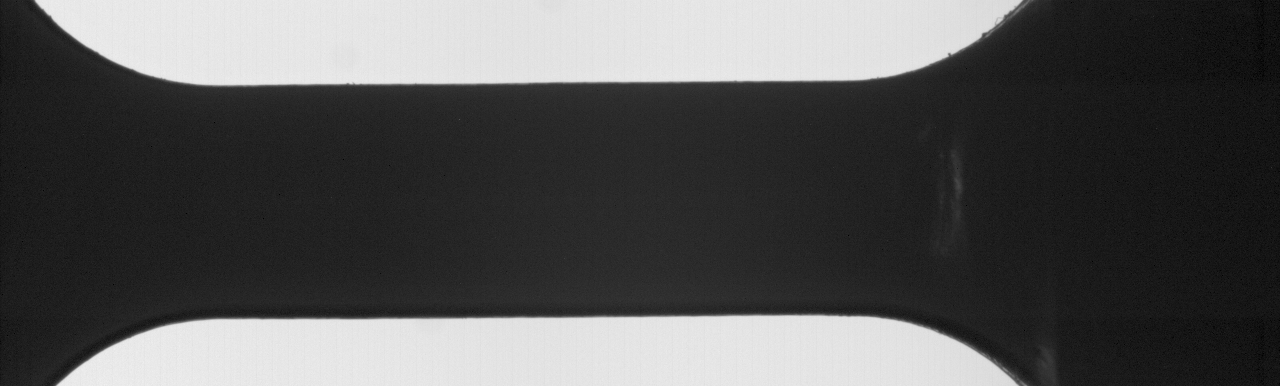
#> input picture sample/frame_000001.png, 1280 x 386 px
$ python -i Silhouette.py   (imports and definitions only)
#> lines starting #> are read from the running program, lines starting #| are printed output that depends on the picture; after the words box and inside, x2 and y2 are one past the last pixel; in counts of white or black regions, pixels touching at a corner belong together
### circle_fit.py
import numpy as np
from scipy import optimize
from matplotlib import pyplot as plt, cm, colors
from math import sqrt, pi

# [13 lines left out: functions calc_R, f, not called in this run]

def sigma(coords, x, y, r):
    """Computes Sigma for circle fit."""
    dx, dy, sum_ = 0., 0., 0.

    for i in range(len(coords)):
        dx = coords[i][1] - x
        dy = coords[i][0] - y
        sum_ += (sqrt(dx*dx+dy*dy) - r)**2
    return sqrt(sum_)/len(coords)

def hyper_fit(coords, IterMax=99, verbose=False):
    """
    Fits coords to circle using hyperfit algorithm.

    Inputs:
        - coords, list or numpy array with len>2 of the form:
        [
    [x_coord, y_coord],
    ...,
    [x_coord, y_coord]
    ]
        or numpy array of shape (n, 2)

    Outputs:

        - xc : x-coordinate of solution center (float)
        - yc : y-coordinate of solution center (float)
        - R : Radius of solution (float)
        - residu : s, sigma - variance of data wrt solution (float)

    """
    X, X = None, None
    if isinstance(coords, np.ndarray):
        X = coords[:, 0]
        Y = coords[:, 1]
    elif isinstance(coords, list):
        X = np.array([x[0] for x in coords])
        Y = np.array([x[1] for x in coords])
    else:
        raise Exception("Parameter 'coords' is an unsupported type: " + str(type(coords)))

    n = X.shape[0]

    Xi = X - X.mean()
    Yi = Y - Y.mean()
    Zi = Xi*Xi + Yi*Yi

    #compute moments
    Mxy = (Xi*Yi).sum()/n
    Mxx = (Xi*Xi).sum()/n
    Myy = (Yi*Yi).sum()/n
    Mxz = (Xi*Zi).sum()/n
    Myz = (Yi*Zi).sum()/n
    Mzz = (Zi*Zi).sum()/n

    #computing the coefficients of characteristic polynomial
    Mz = Mxx + Myy
    Cov_xy = Mxx*Myy - Mxy*Mxy
    Var_z = Mzz - Mz*Mz

    A2 = 4*Cov_xy - 3*Mz*Mz - Mzz
    A1 = Var_z*Mz + 4.*Cov_xy*Mz - Mxz*Mxz - Myz*Myz
    A0 = Mxz*(Mxz*Myy - Myz*Mxy) + Myz*(Myz*Mxx - Mxz*Mxy) - Var_z*Cov_xy
    A22 = A2 + A2

    #finding the root of the characteristic polynomial
    y = A0
    x = 0.
    for i in range(IterMax):
        Dy = A1 + x*(A22 + 16.*x*x)
        xnew = x - y/Dy
        if xnew == x or not np.isfinite(xnew):
            break
        ynew = A0 + xnew*(A1 + xnew*(A2 + 4.*xnew*xnew))
        if abs(ynew)>=abs(y):
            break
        x, y = xnew, ynew

    det = x*x - x*Mz + Cov_xy
    Xcenter = (Mxz*(Myy - x) - Myz*Mxy)/det/2.
    Ycenter = (Myz*(Mxx - x) - Mxz*Mxy)/det/2.

    x = Xcenter + X.mean()
    y = Ycenter + Y.mean()
    r = sqrt(abs(Xcenter**2 + Ycenter**2 + Mz))
    s = sigma(coords,x,y,r)
    iter_ = i
    if verbose:
        print('Regression complete in {} iterations.'.format(iter_))
        print('Sigma computed: ', s)
    return x, y, r, s

# [73 lines left out: functions least_squares_circle, plot_data_circle, not called in this run]

### Silhouette.py
# -*- coding: utf-8 -*-
"""
Created on Thu Mar  5 01:39:51 2020

@author: gcg
"""
import numpy as np
import matplotlib.pyplot as plt
from skimage import feature, io
from skimage.color import rgb2gray
from skimage.util import img_as_ubyte
from scipy import interpolate, optimize
import cv2
import triaxiality

class Silhouette():
    def __init__(self, filename, plot=False, transpose=False):
        self.filename = filename
        self.transpose = transpose
        self.read_image()
#> in read_image, im is the input picture: shape (386, 1280); min 0, max 240, mean 85
#| image dtype:  uint8 image shape:  (386, 1280)
#| image range: min=0, max=240
#> in read_image, `th, im2 = cv2.threshold(im, t1, 255, cv2.THRESH_OTSU)`:
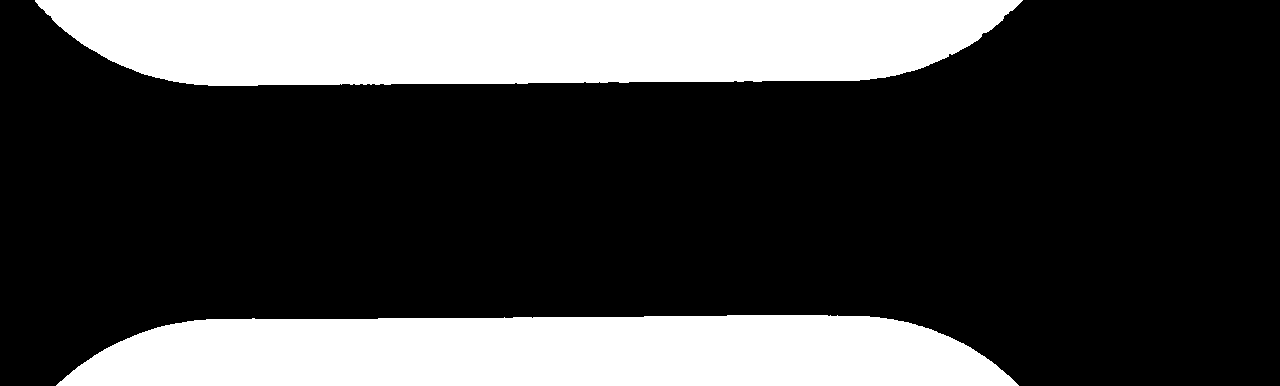
#> im2: shape (386, 1280); 26.8% white; 2 white regions, box (x1, y1, x2, y2) and area: (35, 0, 1023, 86) 73125, (56, 315, 1019, 386) 59149
#> in read_image, `th, im2 = cv2.threshold(im, t1, 255, cv2.THRESH_OTSU)`: th = 130
        self.cannyTransform()
        #self.find_contour_points()
        self.find_edges()

        #plt.imshow(self.edges)
        #plt.show()


        self.find_minimum_distance()
        self.curvature_valid = False
        self.find_neck_curvature()

        self.status = True

        #print("triaxiality: ", triaxiality.triax_function(self.diameter, self.notch_radius))

        if plot and self.status == True:

            plt.figure(figsize=(8,8))
            ax = plt.subplot(aspect='equal')


            if self.curvature_valid:
                circle1 = plt.Circle(self.circle_center_up, self.notch_radius_up, color='g', fill=False)
                circle2 = plt.Circle(self.circle_center_lo, self.notch_radius_lo, color='r', fill=False)
                ax.add_artist(circle1)
                ax.add_artist(circle2)

            #ax.annotate('double-headed arrow', xy=(0.45,0.5), xytext=(0.01,0.5),
            self.edge_bot_pts - self.edge_top_pts
            #ax.annotate(s='', xy=(self.neck_location, self.edge_top_spline(self.neck_location)),
            #             xytext=(self.neck_location,self.edge_bot_spline(self.neck_location)), arrowprops=dict(arrowstyle='<->'))


            ax.imshow(self.edges, cmap=plt.get_cmap('binary'))
            # [11 lines of commented-out code are left out]
            plt.show()


    def remove_small_objects(self, img):
        #find all your connected components (white blobs in your image)

        nb_components, output, stats, centroids = cv2.connectedComponentsWithStats(img, connectivity=8)
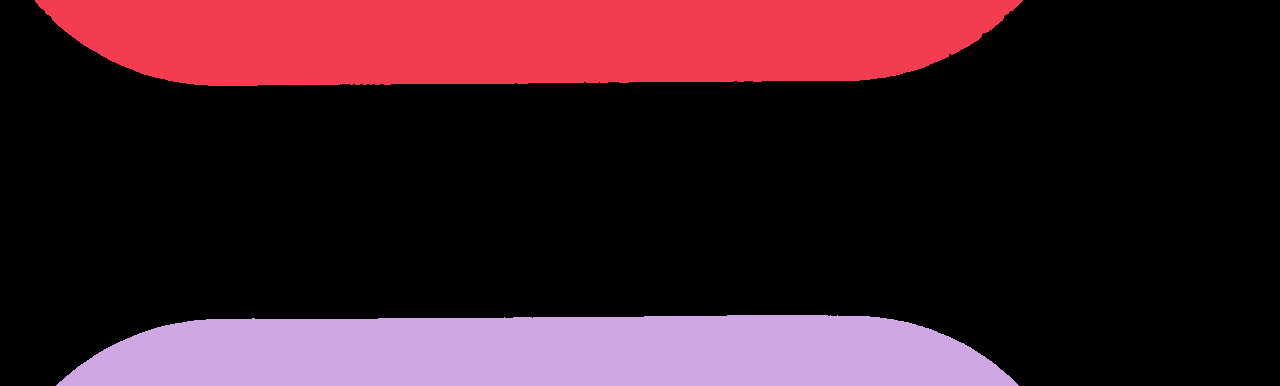
#> output: shape (386, 1280) int32; 3 distinct labels, from 0 to 2; one colour per label, 0 black
#> nb_components = 3; stats = [[0, 0, 1280, 386, 361806], [35, 0, 988, 86, 73125], [56, 315, 963, 71, 59149]]; centroids = [[679, 197.3], [522.9, 38.95], [542, 352.8]]
        #connectedComponentswithStats yields every seperated component with information on each of them, such as size
        #the following part is just taking out the background which is also considered a component, but most of the time we don't want that.
        sizes = stats[1:, -1]; nb_components = nb_components - 1
#> after `sizes = stats[1:, -1]`: sizes = [73125, 59149]
#> after `nb_components = nb_components - 1`: nb_components = 2

        # minimum size of particles we want to keep (number of pixels)
        #here, it's a fixed value, but you can set it as you want, eg the mean of the sizes or whatever
        min_size = 200

        #your answer image
        img2 = np.zeros((output.shape))
        #for every component in the image, you keep it only if it's above min_size
        for i in range(0, nb_components):
            if sizes[i] >= min_size:
                img2[output == i + 1] = 255
        #cv2.imshow("Biggest component", img2)
        #cv2.waitKey()
        return img2

    def cannyTransform(self):

        #th, im_bin = cv2.threshold(self.im, 128, 255, cv2.THRESH_OTSU)


        low = 0.19 * self.im.max()
#> low = 48.45
        high = 0.79 * self.im.max()
#> high = 201.5
        sigma = 5


        #
        #self.im = self.remove_small_objects(self.im)
        #cv2.imshow("Biggest component", self.im)
        #cv2.waitKey()


        self.edges = cv2.Canny(self.im, low, high, sigma)
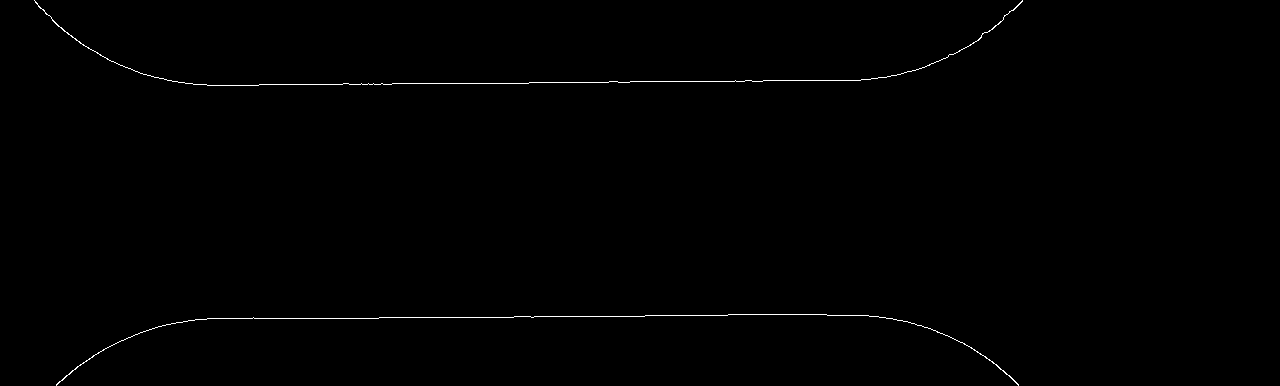
#> self.edges: shape (386, 1280); 0.42% white in thin lines or dots, all inside (x1, y1, x2, y2) = (34, 0, 1023, 386)
        #self.edges = self.remove_small_objects(self.edges)


    def read_image(self):
        im = io.imread(self.filename)

        if (len(np.shape(im)) == 3): # this is a color image, convert to gray
            #print ("length of shape:", len(np.shape(im)))
            im = rgb2gray(im)

        im = img_as_ubyte(im) # for the opencv canny edge detecter we need an 8-bit image, so convert

        if self.transpose:
            print("* TRANSPOSING IMAGE AS REQUESTED IN CONSTRAIN.INI *")
            im = im.T

        self.ny, self.nx = im.shape
        self.x = np.arange(self.nx)
        self.y = np.arange(self.ny)
        print("image dtype: ", im.dtype, "image shape: ", im.shape)
        print("image range: min=%g, max=%g" % (im.min(), im.max()))


        if True:
            # remove small features -- dust
            t1 = 128
            th, im2 = cv2.threshold(im, t1, 255, cv2.THRESH_OTSU)
            im2 = self.remove_small_objects(im2)
            im2 = img_as_ubyte(im2/255.0)
            #print("*** image dtype: ", im.dtype, "image shape: ", im2.shape)
            #print("*** image range: min=%g, max=%g" % (im2.min(), im2.max()))
            im = im2


        self.im = im


    # [45 lines left out: function find_notch_radius_with_points_SAVE, not called in this run]

    def find_notch_radius_with_points(self, center, points):
        """ determine curvature around the necking point
        Here: using the Hyperfit function and the raw edge
        locations determined in function find_edges()"""
        import circle_fit

        all_x, all_y = points[:,0], points[:,1] # entire edge

        stencil = int(0.45*self.diameter)

        #print("### diameter", self.diameter)
        #print("stencil", stencil)
        #print("center: ", center)
        lower_cutoff = center - stencil
        upper_cutoff = center + stencil
        #print("lower cutoff: ", lower_cutoff)
        #print("upper cutoff: ", upper_cutoff)

        import sys
        np.set_printoptions(threshold=sys.maxsize)
        #print("all_x", all_x)
        indices = np.where((all_x > lower_cutoff) & (all_x < upper_cutoff))
        #print("indices:", indices)
        x = all_x[indices]
        y = all_y[indices]
        #print("x: ", x)

        #sys.exit()

        if len(x) < 0.25*stencil: # not enough data, failing
            print("@@@ stencil too small")
            return None, None, None
        else: # we have enough data to carry on
            pts = np.column_stack((x,y))
            xc, yc, radius, sigma = circle_fit.hyper_fit(pts)

        import math
        if math.isnan(radius) or math.isnan(xc) or math.isnan(yc) or math.isnan(sigma):
            return None, None, None

        return radius, sigma, np.asarray((xc,yc))


    # [38 lines left out: functions find_spline_curvature, find_notch_radius_with_spline, not called in this run]

    def find_neck_curvature(self):
        """ determine average curvature of upper and lower necks """

        # --- compute neck radii with canny-edge points and hyperfit:
        #plt.plot(self.top_px[:,0], self.top_px[:,1])
        #plt.plot(self.bot_px[:,0], self.bot_px[:,1])
        #plt.show()
        self.notch_radius_up, self.sigma_up, self.circle_center_up = \
            self.find_notch_radius_with_points(self.neck_location, self.top_px)

        self.notch_radius_lo, self.sigma_lo, self.circle_center_lo = \
            self.find_notch_radius_with_points(self.neck_location, self.bot_px)

        # [9 lines of commented-out code are left out]
        self.curvature_valid = True
        if self.notch_radius_up == None:
            print("upper notch radius is invalid")
            self.curvature_valid = False
        if self.notch_radius_lo == None:
            print("lower notch radius is invalid")
            self.curvature_valid = False

        #if abs(self.sigma_up) > 5*abs(self.notch_radius_up) or \
        #    abs(self.sigma_lo) > 5*abs(self.notch_radius_lo):
        #        print("notch uncertainty is too large, disabling notch")
        #        self.curvature_valid = False

        if self.curvature_valid:
            #print("@", self.circle_center_lo[1] , self.bot_px[self.neck_location][0])
            if self.circle_center_lo[1] < self.edge_bot_pts[self.neck_location]:
                print("lower edge: circle center on wrong side")
                print("neck location: ", self.neck_location)
                print("circle center: ", self.circle_center_lo)
                self.curvature_valid = False
            if self.circle_center_up[1] > self.edge_top_pts[self.neck_location]:
                print("upper edge: circle center on wrong side")
                print("neck location: ", self.neck_location)
                print("circle center: ", self.circle_center_up)
                self.curvature_valid = False

        if not self.curvature_valid:
            print("******** neck curvature detection failed *********")
            self.notch_radius = None
            self.notch_sigma = None
            return


        print("upper neck radius: %6.1f +- %6.1f  (%3.1f %%)" % (self.notch_radius_up, self.sigma_up, 100*self.sigma_up/self.notch_radius_up))
        print("lower neck radius: %6.1f +- %6.1f  (%3.1f %%)" % (self.notch_radius_lo, self.sigma_lo, 100*self.sigma_lo/self.notch_radius_lo))


        wt_up = 1./(self.sigma_up + 1)
        wt_lo = 1./(self.sigma_lo + 1)

        self.notch_radius = (wt_up * np.abs(self.notch_radius_up) + wt_lo * np.abs(self.notch_radius_lo)) / (wt_up + wt_lo)

        #self.notch_radius = self.notch_radius_up + self.notch_radius_lo)

        #self.notch_radius = 0.5 * (self.notch_radius_up + self.notch_radius_lo)
        self.notch_sigma = np.sqrt(self.sigma_up**2 +  self.sigma_lo**2)


    # [42 lines left out: function find_contour_points, not called in this run]


    def find_edges(self):
        """ traverse each column of the Canny edge image and report the transition
        from white to black, starting from below, and the same, starting from the top.
        """

        bot_transitions = []
        top_transitions = []
        centerline = self.ny / 2 # long axis of specimen -- centerline
#> centerline = 193

        for ix in range(self.nx): # columns have index 0

            column = self.edges[:,ix]
            white_pixels = np.argwhere(column[:] > 0)
            if len(white_pixels > 0):

                # look at only those white pixels which are above centerline
                top_white_pixels = np.select([white_pixels[:] < centerline], [white_pixels], default=-1)
                if top_white_pixels[0] > 0:
                    top_transitions.append((ix, top_white_pixels[0][0]))

                # look at only those white pixels which are above centerline
                bot_white_pixels = np.select([white_pixels[:] > centerline], [white_pixels], default=-1)
                if bot_white_pixels[-1] > 0:
                    bot_transitions.append((ix, bot_white_pixels[-1][0]))
#> this loop made 1280 passes
#> (white_pixels, top_white_pixels, bot_white_pixels) on passes 35, 42, 43, 48, 49, 50, 51, 57, 58, 59, 60: ([0], [0], [-1]), ([8], [8], [-1]), ([9], [9], [-1]), ([14], [14], [-1]), ([15], [15], [-1]), ([15], [15], [-1]), ([16], [16], [-1]), ([23, 24, 384, 385], [23, 24, -1, -1], [-1, -1, 384, 385]), ([24, 25, 383, 384], [24, 25, -1, -1], [-1, -1, 383, 384]), ([25, 26, 382, 383], [25, 26, -1, -1], [-1, -1, 382, 383]), ([26, 381, 382], [26, -1, -1], [-1, 381, 382])
#> (top_white_pixels, bot_white_pixels) on passes 36 to 41: ([1, 2], [-1, -1]), ([2, 3], [-1, -1]), ([3, 4], [-1, -1]), ([5, 6], [-1, -1]), ([6, 7], [-1, -1]), ([7, 8], [-1, -1])
#> after the loop, bot_transitions = 963 pairs, first value 56 to 1018, second value 314 to 385; top_transitions = 987 pairs, first value 35 to 1021, second value 1 to 85

        self.bot_px = np.asarray(bot_transitions)
#> self.bot_px has the same summary as bot_transitions
        self.top_px = np.asarray(top_transitions)
#> self.top_px has the same summary as top_transitions
        print("*** len top contour = %d, bot contour = %d" % (len(self.bot_px), len(self.top_px)))
#| *** len top contour = 963, bot contour = 987

        s = self.nx/8
#> s = 160
        self.edge_bot_spline = interpolate.UnivariateSpline(self.bot_px[:,0], self.bot_px[:,1], k=2, s=s, ext=3)
        self.edge_bot_pts = self.edge_bot_spline(self.x)
#> self.edge_bot_pts = 1280 values, max 383.6 at index 0, min 313.9 at index 806, mean 338.5

        self.edge_top_spline = interpolate.UnivariateSpline(self.top_px[:,0], self.top_px[:,1], k=2, s=s, ext=3)
        self.edge_top_pts = self.edge_top_spline(self.x)
#> self.edge_top_pts = 1280 values, max 84.77 at index 220, min 0.79 at index 1021, mean 56.66


    def find_minimum_distance(self):
        """
        find smallest diameter, i.e. that point where the edges come closest
        """
        #assert (len(x1 == len(x2)))

        self.neck_top_x = np.argmax(self.edge_top_pts)
#> self.neck_top_x = 220
        self.neck_top_y = self.edge_top_pts[self.neck_top_x]
#> self.neck_top_y = 84.77

        self.neck_bot_x = np.argmin(self.edge_bot_pts)
#> self.neck_bot_x = 806
        self.neck_bot_y = self.edge_bot_pts[self.neck_bot_x]
#> self.neck_bot_y = 313.9

        #self.diameter = np.sqrt((self.neck_top_x - self.neck_bot_x)**2 + (self.neck_top_y - self.neck_bot_y)**2)
        #return


        distance = self.edge_bot_pts - self.edge_top_pts
#> distance = 1280 values, max 382.3 at index 1021, min 233 at index 233, mean 281.8
        self.neck_top_y
        #print("distance:", distance)
        min_distance_index = np.argmin(distance)
#> min_distance_index = 233
        min_distance_value = distance[min_distance_index]
#> min_distance_value = 233
        print("*** min distance of %g occurs at pixel index %d" % (min_distance_value, min_distance_index))
#| *** min distance of 232.987 occurs at pixel index 233
        self.diameter = min_distance_value
#> self.diameter = 233
        self.neck_location = min_distance_index
#> self.neck_location = 233

        #return min_distance_index, min_distance_value


# [2 lines not run here, left out]
    #import cProfile
    #cProfile.run("SilhouetteDiameter(filename, transpose=False, plot=False)", sort='cumulative')

>>> result = Silhouette('sample/frame_000001.png').read_image()
#> in find_notch_radius_with_points, `all_x, all_y = points[:,0], points[:,1]`: all_x = 987 values from 35 to 1021; all_y = 987 values, max 85 at index 172, min 1 at index 0, mean 73.2
#> in find_notch_radius_with_points, `stencil = int(0.45*self.diameter)`: stencil = 104
#> in find_notch_radius_with_points, `lower_cutoff = center - stencil`: lower_cutoff = 129
#> in find_notch_radius_with_points, `upper_cutoff = center + stencil`: upper_cutoff = 337
#> in find_notch_radius_with_points, `x = all_x[indices]`: x = 207 values from 130 to 336
#> in find_notch_radius_with_points, `y = all_y[indices]`: y = 207 values, max 85 at index 77, min 68 at index 0, mean 82.27
#> in find_notch_radius_with_points, `pts = np.column_stack((x,y))`: pts = 207 pairs, first value 130 to 336, second value 68 to 85
#> in hyper_fit, `X = coords[:, 0]`: X = 207 values from 130 to 336
#> in hyper_fit, `Y = coords[:, 1]`: Y has the same summary as y in find_notch_radius_with_points
#> in hyper_fit, `Xi = X - X.mean()`: Xi = 207 values from -103 to 103
#> in hyper_fit, `Yi = Y - Y.mean()`: Yi = 207 values, max 2.73 at index 77, min -14.27 at index 0, mean 5.9e-15
#> in hyper_fit, `Zi = Xi*Xi + Yi*Yi`: Zi = 207 values, max 10812.6 at index 0, min 7.45 at index 103, mean 3586.5
#> in hyper_fit, `Mxy = (Xi*Yi).sum()/n`: Mxy = 166
#> in hyper_fit, `Mxx = (Xi*Xi).sum()/n`: Mxx = 3570.7
#> in hyper_fit, `Myy = (Yi*Yi).sum()/n`: Myy = 15.82
#> in hyper_fit, `Mxz = (Xi*Zi).sum()/n`: Mxz = -1098.4
#> in hyper_fit, `Myz = (Yi*Zi).sum()/n`: Myz = -8255.7
#> in hyper_fit, `Mzz = (Zi*Zi).sum()/n`: Mzz = 23178729.7
#> in hyper_fit, `Mz = Mxx + Myy`: Mz = 3586.5
#> in hyper_fit, `Cov_xy = Mxx*Myy - Mxy*Mxy`: Cov_xy = 28940.3
#> in hyper_fit, `Var_z = Mzz - Mz*Mz`: Var_z = 10315839.3
#> in hyper_fit, `A2 = 4*Cov_xy - 3*Mz*Mz - Mzz`: A2 = -61651639.9
#> in hyper_fit, `A1 = Var_z*Mz + 4.*Cov_xy*Mz - Mxz*Mxz - Myz*Myz`: A1 = 3.73e+10
#> in hyper_fit, `A0 = Mxz*(Mxz*Myy - Myz*Mxy) + Myz*(Myz*Mxx - Mxz*Mxy) - Var_z*Cov_xy`: A0 = -5.82e+10
#> in hyper_fit, `A22 = A2 + A2`: A22 = -123303279.9
#> in hyper_fit, `y = A0`: y = -5.82e+10
#> the loop in hyper_fit, `for i in range(IterMax):` made 4 passes
#> (Dy, ynew, y) on passes 1 to 3: (3.73e+10, -149582274.8, -149582274.8), (3.72e+10, -999.4, -999.4), (3.72e+10, 0, 0)
#> Dy on pass 4: 3.72e+10
#> in hyper_fit, `det = x*x - x*Mz + Cov_xy`: det = 23341.8
#> in hyper_fit, `Xcenter = (Mxz*(Myy - x) - Myz*Mxy)/det/2.`: Xcenter = 29.02
#> in hyper_fit, `Ycenter = (Myz*(Mxx - x) - Mxz*Mxy)/det/2.`: Ycenter = -627.3
#> in hyper_fit, `x = Xcenter + X.mean()`: x = 262
#> in hyper_fit, `y = Ycenter + Y.mean()`: y = -545
#> in hyper_fit, `r = sqrt(abs(Xcenter**2 + Ycenter**2 + Mz))`: r = 630.8
#> the loop in sigma, `for i in range(len(coords)):` made 207 passes
#> (dx, sum_) on passes 1 to 3: (-194, 5117.9), (-193, 10334.4), (-193, 15690.8)
#> after the loop in sigma, `for i in range(len(coords)):`: sum_ = 6518908.8
#> in hyper_fit, `s = sigma(coords,x,y,r)`: s = 12.33
#> in find_notch_radius_with_points, `xc, yc, radius, sigma = circle_fit.hyper_fit(pts)`: xc = 262; yc = -545; radius = 630.8; sigma = 12.33
#> in find_neck_curvature, `self.notch_radius_up, self.sigma_up, self.circle_center_up = \ self.fi..`: self.notch_radius_up = 630.8; self.sigma_up = 12.33; self.circle_center_up = [262, -545]
#> the loop in hyper_fit (call 2), `for i in range(IterMax):` made 4 passes
#> (Dy, xnew, ynew, x, y) on passes 1 to 2: (3.77e+10, 1.64, -167028251.3, 1.64, -167028251.3), (3.75e+10, 1.65, -1230.3, 1.65, -1230.3)
#> (Dy, xnew, x, y) on pass 3: (3.75e+10, 1.65, 1.65, 7.63e-06)
#> the loop in sigma (call 2), `for i in range(len(coords)):` made 207 passes
#> (dx, dy, sum_) on passes 1 to 3: (68.87, -769.4, 35952.2), (67.87, -768.4, 71494.3), (67.87, -767.4, 106661.7)
#> in find_neck_curvature, `self.notch_radius_lo, self.sigma_lo, self.circle_center_lo = \ self.fi..`: self.notch_radius_lo = 582.9; self.sigma_lo = 7.26; self.circle_center_lo = [268.1, 899.4]
#| upper neck radius:  630.8 +-   12.3  (2.0 %)
#| lower neck radius:  582.9 +-    7.3  (1.2 %)
#> in find_neck_curvature, `wt_up = 1./(self.sigma_up + 1)`: wt_up = 0.075
#> in find_neck_curvature, `wt_lo = 1./(self.sigma_lo + 1)`: wt_lo = 0.121
#> in find_neck_curvature, `self.notch_radius = (wt_up * np.abs(self.notch_radius_up) + wt_lo * np..`: self.notch_radius = 601.2
#> in find_neck_curvature, `self.notch_sigma = np.sqrt(self.sigma_up**2 +  self.sigma_lo**2)`: self.notch_sigma = 14.31
#| image dtype:  uint8 image shape:  (386, 1280)
#| image range: min=0, max=240
